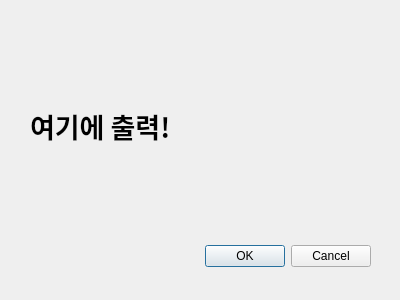
<?xml version="1.0" encoding="UTF-8"?>
<ui version="4.0">
 <class>Dialog</class>
 <widget class="QDialog" name="Dialog">
  <property name="geometry">
   <rect>
    <x>0</x>
    <y>0</y>
    <width>400</width>
    <height>300</height>
   </rect>
  </property>
  <property name="windowTitle">
   <string>Dialog </string>
  </property>
  <widget class="QDialogButtonBox" name="buttonBox">
   <property name="geometry">
    <rect>
     <x>30</x>
     <y>240</y>
     <width>341</width>
     <height>32</height>
    </rect>
   </property>
   <property name="orientation">
    <enum>Qt::Horizontal</enum>
   </property>
   <property name="standardButtons">
    <set>QDialogButtonBox::Cancel|QDialogButtonBox::Ok</set>
   </property>
  </widget>
  <widget class="QLabel" name="label">
   <property name="geometry">
    <rect>
     <x>30</x>
     <y>90</y>
     <width>181</width>
     <height>71</height>
    </rect>
   </property>
   <property name="font">
    <font>
     <family>맑은 고딕</family>
     <pointsize>20</pointsize>
     <weight>75</weight>
     <bold>true</bold>
    </font>
   </property>
   <property name="text">
    <string>여기에 출력!</string>
   </property>
  </widget>
 </widget>
 <resources/>
 <connections>
  <connection>
   <sender>buttonBox</sender>
   <signal>accepted()</signal>
   <receiver>Dialog</receiver>
   <slot>accept()</slot>
   <hints>
    <hint type="sourcelabel">
     <x>248</x>
     <y>254</y>
    </hint>
    <hint type="destinationlabel">
     <x>157</x>
     <y>274</y>
    </hint>
   </hints>
  </connection>
  <connection>
   <sender>buttonBox</sender>
   <signal>rejected()</signal>
   <receiver>Dialog</receiver>
   <slot>reject()</slot>
   <hints>
    <hint type="sourcelabel">
     <x>316</x>
     <y>260</y>
    </hint>
    <hint type="destinationlabel">
     <x>286</x>
     <y>274</y>
    </hint>
   </hints>
  </connection>
 </connections>
</ui>
